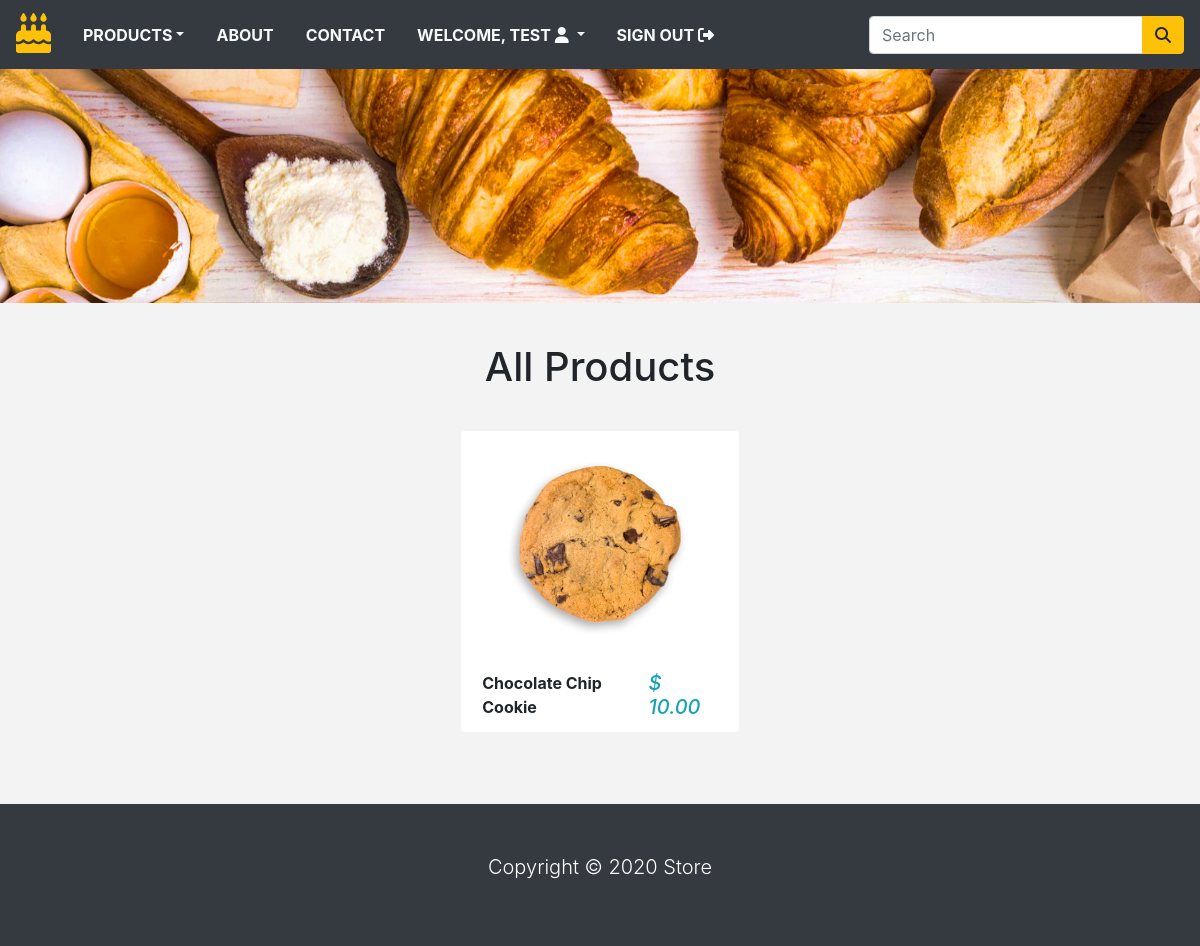
The app's page /category/cookies (signed in) with its own data.
### store/models.py (models this page shows, shortened)
class Product(models.Model):
    name = models.CharField(max_length=250, unique=True)
    slug = models.SlugField(max_length=250, unique=True)
    description = models.TextField(blank=True)
    category = models.ForeignKey(Category, on_delete=models.CASCADE)
    price = models.DecimalField(max_digits=10, decimal_places=2)
    image = models.ImageField(upload_to='product', blank=True)
    stock = models.IntegerField()
    available = models.BooleanField(default=True)
    created = models.DateTimeField(auto_now_add=True)
    updated = models.DateTimeField(auto_now=True)
    class Meta:
        ordering = ('name',)
        verbose_name = 'product'
        verbose_name_plural = 'products'
    def get_url(self):
        return reverse('product_detail', args=[self.category.slug, self.slug])

### store/views.py (the view)
# urls.py: 2. Add a URL to urlpatterns:  path('', views.home, name='home')
def home(request, category_slug=None):
    category_page = None
    products = None
    if category_slug != None:
        category_page = get_object_or_404(Category, slug=category_slug)
        products = Product.objects.filter(category=category_page, available=True)
    else:
        products = Product.objects.all().filter(available=True)
    return render(request, 'home.html', {'category': category_page, 'products': products})

### store/context_processors.py (called while the page is built)
def counter(request):
    item_count=0
    if 'admin' in request.path:
        return {}
    else:
        try:
            cart = Cart.objects.filter(cart_id=_cart_id(request))
            cart_items = CartItem.objects.all().filter(cart=cart[:1])
            for cart_item in cart_items:
                item_count += cart_item.quantity
        except Cart.DoesNotExist:
            item_count = 0
    return dict(item_count = item_count)

def menu_links(request):
    links = Category.objects.all()
    return dict(links=links)

### store/models.py (called while the page is built)
    def get_url(self):
        return reverse('products_by_category', args=[self.slug])

### store/views.py (called while the page is built)
def _cart_id(request):
    cart = request.session.session_key
    if not cart:
        cart = request.session.create()
    return cart

### store/templates/home.html (shortened to what this page needs)
{% extends 'base.html' %}
{% load static %}
{% block content %}
    <div class="container-fluid">
        <div class="row">
            <img style="width: 100%;"src="{% static 'img/image.jpeg' %}" alt="">
        </div>
    </div>
    <div class="py-4">
        <div class="container">
            <div class="row">
                <div class="col-10 mx-auto my-2 text-center">
                    <h1 class="text-capitalize mx-auto my-2 text-center">
                        All Products
                    </h1>
                </div>
            </div>
        </div>
    </div>
    <div class="contain">
        <div class="row">
            {% for product in products %}
            <div class="col-9 mx-auto col-md-6 col-lg-3">
                <div class="card mb-4" style="border-color: transparent;">
                <div class="p-4">
                    <a href="{{product.get_url}}">
                        <img src="{{product.image.url}}" class="card-img-top" alt="{{product.name}}">
                    </a>
                </div>
                <div class="card-footer d-flex justify-content-between" style="background: transparent; border-color: transparent;">
                    <p class="font-weight-bold mb-0">
                        {{product.name}}
                    </p>
                    <h5 class="text-info font-italic mb-0">
                        <span class="mr-1">$</span> {{product.price}}
                    </h5>
                </div>
                </div>
            </div>
            {% endfor %}
        </div>
    </div>
{% endblock %}

### store/templates/navbar.html (shortened to what this page needs)
<nav class="navbar navbar-expand-md navbar-light bg-dark">
    <a href="/" class="navbar-brand"><i class="fas fa-birthday-cake text-warning fa-2x"></i></a>
    <div class="collapse navbar-collapse justify-content-between" id="nav">
    <ul class="navbar-nav">
        <li class="nav-item dropdown"><a class="nav-link text-light text-uppercase font-weight-bold px-3 dropdown-toggle" href="" data-toggle="dropdown">Products</a>
        </li>
        <li class="nav-item"><a class="nav-link text-light text-uppercase font-weight-bold px-3" href="{% url 'about' %}">About</a></li>
        <li class="nav-item"><a class="nav-link text-light text-uppercase font-weight-bold px-3" href="{% url 'contact' %}">Contact</a></li>
        {% if request.user.is_authenticated and request.user.first_name %}
            <li class="nav-item dropdown">
                <a class="nav-link text-light text-uppercase font-weight-bold px-3 dropdown-toggle" data-toggle="dropdown">
                    Welcome, {{ request.user.first_name }} <i class="fas fa-user circle"></i>
                </a>
            </li>
            <li class="nav-item">
                <a class="nav-link text-light text-uppercase font-weight-bold px-3" href="{% url 'signout' %}">
                    Sign Out <i class="fas fa-sign-out-alt"></i>
                </a>
            </li>
            {% endif %}
    </ul>
    <form class="form-inline ml-3" action="{% url 'search' %}", method="GET">
        <div class="input-group">
            <input type="text" name="name" class="form-control" placeholder="Search">
            <div class="input-group-append">
                <button type="submit" class="btn btn-warning"><i class="fas fa-search"></i></button>
            </div>
        </div>
    </form>
    </div>
</nav>

### store/static/css/base.css (style rules this page uses)
body { background-color: #f3f3f3; }

### records on screen
Product: image (picture), name "Chocolate Chip Cookie", price "10.00"

### other values on screen
{{ request.user.first_name }} "TEST"
